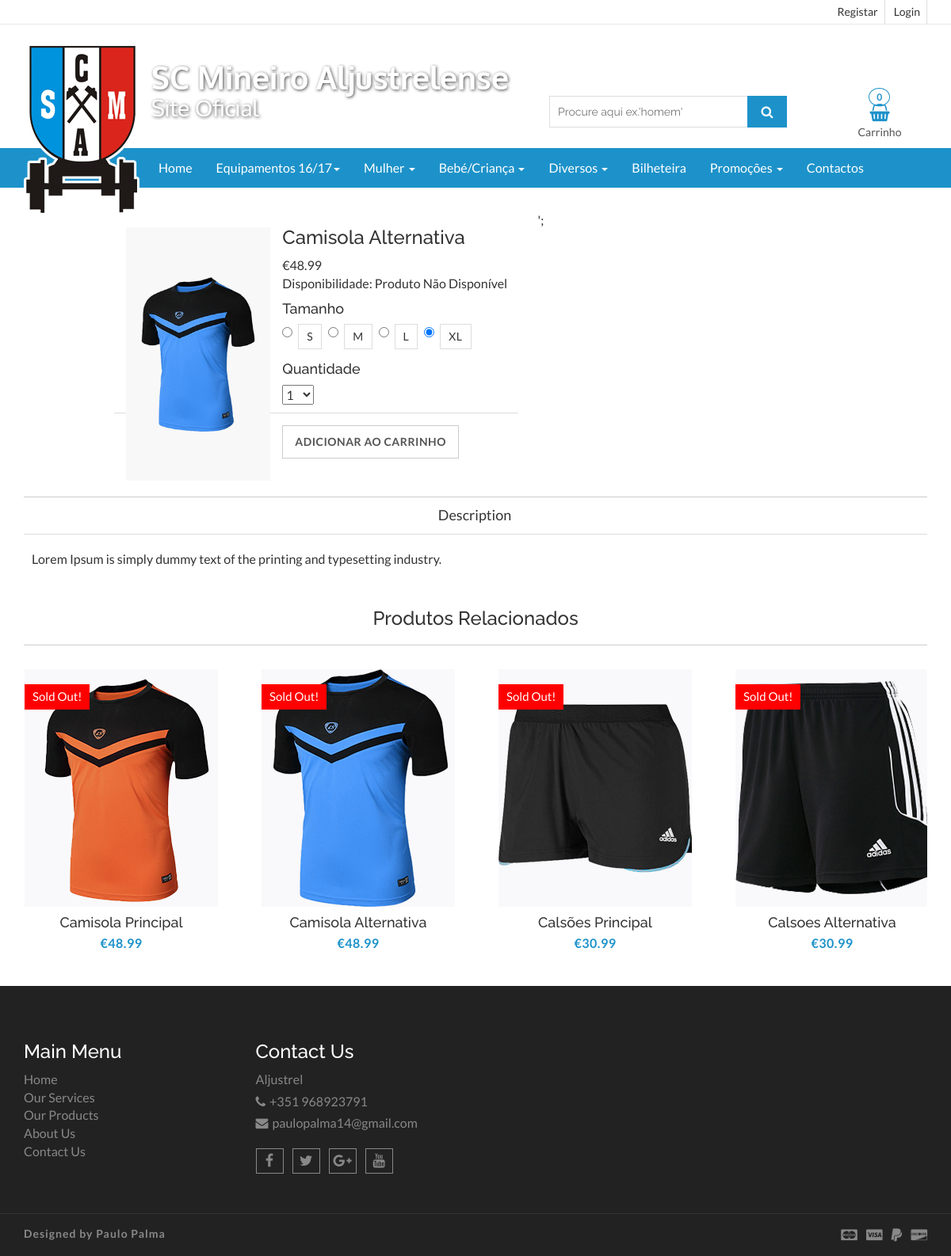
The page /product-detail.php?item=2 on the database its author committed.
### tables this page shows
CREATE TABLE `produto` (
  `id` int(11) NOT NULL,
  `nome` varchar(50) DEFAULT NULL,
  `marca` varchar(50) DEFAULT NULL,
  `preco` double DEFAULT NULL,
  `id_categoria` int(11) DEFAULT NULL,
  `id_tipo_produto` int(11) DEFAULT NULL,
  `quantidade` int(11) DEFAULT NULL,
  `imagem` varchar(100) DEFAULT NULL,
  `descricao` varchar(100) DEFAULT NULL
);

### Controllers/loadControl.php (called while the page is built, shortened)
<?php
require_once 'View/cartView.php';
require_once 'View/homeView.php';
require_once "View/productDetailView.php";
require_once "Model/Produto.php";
class loadControl
{
    var $accountView, $cartView, $checkoutView, $contactView, $homeView, $productDetailView, $productView;
    var $carrCompras, $categoria, $pagamento, $produto, $tipoProd, $user, $venda;
    public function __construct()
    {
        $this->productDetailView = new productDetailView();
        $this->produto = new produto();
    }
    function productDLoad($id)
    {
        $product = $this->produto->getProduct($id);
        $this->productDetailView->showDImage($product[0]["imagem"] . "");
        $this->productDetailView->showDTitlePrice($product[0]["nome"], $product[0]["preco"], $product[0]["quantidade"]);
        $this->productDetailView->showSizes($product[0]["id_categoria"]);
        $this->productDetailView->showQuanty();
        $this->productDetailView->showDDescription($product[0]["descricao"]);
        $this->productDetailView->showDRelated($this->produto->getProductByCat($product[0]["id_categoria"]));
    }
}

### Model/Produto.php (called while the page is built, shortened)
<?php
class Produto
{
    var $conn ;
    function __construct() {
        $this->conn = new DB();
    }
    function getProductByCat($cat){
        $conn = $this->conn->conn();
        $result = array();
        $i = 0;
        $query = 'SELECT * FROM produto WHERE produto.id_categoria = '.$cat;
        $sql = mysqli_query($conn, $query) or trigger_error($conn->error);
        while ($row = mysqli_fetch_array($sql)) {
            $result[$i]['id'] = $row['id'];
            $result[$i]['nome'] = $row['nome'];
            $result[$i]['marca'] = $row['marca'];
            $result[$i]['preco'] = $row['preco'];
            $result[$i]['quantidade'] = $row['quantidade'];
            $result[$i]['imagem'] = $row['imagem'];
            $result[$i]['descricao'] = $row['descricao'];
            $result[$i]['id_categoria'] = $row['id_categoria'];
            $i++;
        }
        return $result;
    }
    function getProduct($id){
        $conn = $this->conn->conn();
        $result = array();
        $i = 0;
        $query = 'SELECT * FROM produto WHERE produto.id = '.$id;
        $sql = mysqli_query($conn, $query) or trigger_error($conn->error);
        while ($row = mysqli_fetch_array($sql)) {
            $result[$i]['id'] = $row['id'];
            $result[$i]['nome'] = $row['nome'];
            $result[$i]['marca'] = $row['marca'];
            $result[$i]['preco'] = $row['preco'];
            $result[$i]['quantidade'] = $row['quantidade'];
            $result[$i]['imagem'] = $row['imagem'];
            $result[$i]['descricao'] = $row['descricao'];
            $result[$i]['id_categoria'] = $row['id_categoria'];
            $i++;
        }
        return $result;
    }
}

### View/productDetailView.php (the view, shortened to what this page needs)
<?php
class productDetailView
{
    public function showDImage($result)
    {
        echo '<div class="col-md-12"><div class="aa-product-details-area">';
        echo ' <div class="aa-product-details-content">';
        echo '<div class="row">';
        echo '<div class="col-md-7 col-sm-7 col-xs-12">';
        echo '<div class="aa-product-view-content">';
        echo '<div class="col-md-5 col-sm-5 col-xs-12">';
        echo '<div class="aa-product-view-slider">';
        echo '<div id="demo-1" class="simpleLens-gallery-container">';
        echo '<div class="simpleLens-container">';
        echo '<div class="simpleLens-big-image-container">';
        echo '<img src="View/img/products/' . $result . '" class="simpleLens-big-image"></a></div>';
        echo '</div></div></div></div>';
    }
    public function showDTitlePrice($title, $price, $quantidade)
    {
        echo '<h3>' . $title . '</h3>';
        echo '<div class="aa-price-block">';
        echo '<span class="aa-product-view-price">€' . $price . '</span>';
        if (intval($quantidade) == 0) {
            echo '<p class="aa-product-avilability">Disponibilidade: <span>Produto Não Disponível</span></p>';
        } else {
            echo '<p class="aa-product-avilability">Disponibilidade: <span>Em stock</span></p>';
        }
        echo '</div>';
    }
    public function showQuanty()
    {
        echo ' <div class="aa-prod-quantity">';
        echo '<h4>Quantidade</h4>';
        echo '<form action="">';
        echo '<select id="" name="">';
        echo '<option selected="1" value="0">1</option><option value="1">2</option><option value="2">3</option>';
        echo '<option value="3">4</option><option value="4">5</option><option value="5">6</option></select></form></div>';
        echo '<div class="aa-prod-view-bottom"><a class="aa-add-to-cart-btn" href="#">Adicionar ao Carrinho</a></div></div></div>\';';
    }
    public function showDDescription($result)
    {
        echo '</div></div>';
        echo '<div class="aa-product-details-bottom">';
        echo '<ul class="nav nav-tabs" id="myTab2">';
        echo '<li><a href="#description" data-toggle="tab">Description</a></li></ul>';
        echo '<div class="tab-content"><div class="tab-pane fade in active" id="description">';
        echo '<p>' . $result . '</p>';
        echo '</div></div></div>';
    }
    public function showSizes($result)
    {
        if (intval($result) == 1) {
            echo '<h4>Tamanho</h4>';
            echo '<div class="radio aa-prod-view-size ">';
            echo '<label><input type="radio" name="name" id="inputID" value="" checked=""><a href="#">S</a></label>';
            echo '<label><input type="radio" name="name" id="inputID" value="" checked=""><a href="#">M</a></label>';
            echo '<label><input type="radio" name="name" id="inputID" value="" checked=""><a href="#">L</a></label>';
            echo '<label><input type="radio" name="name" id="inputID" value="" checked=""><a href="#">XL</a></label>';
            echo '</div>';
        }
    }
    public function showDRelated($result)
    {
        echo '<div class="aa-product-related-item">';
        echo '<h3>Produtos Relacionados</h3>';
        echo '<ul class="aa-product-catg aa-related-item-slider">';
        for ($i = 0; $i < count($result); $i++) {
            echo '<li>';
            echo '<figure>';
            echo '<a class="aa-product-img" href="product-detail.php?item='.$result[$i]["id"].'"><img src="View/img/products/' . $result[$i]["imagem"] . '" id="' . $result[$i]["id"] . '"></a>';
            echo '<figcaption>';
            echo '<h4 class="aa-product-title"><a href="#">' . $result[$i]["nome"] . '</a></h4>';
            echo '<span class="aa-product-price">€' . $result[$i]["preco"] . '</span>';
            echo '</figcaption>';
            echo '</figure>';
            if (intval($result[$i]['quantidade']) == 0) {
                echo '<span class="aa-badge aa-sold-out" href="#">Sold Out!</span>';
            }
            echo '</li>';
        }
        echo '</ul></div></div></div>';
    }
}

### View/css/theme-color/default-theme.css (style rules this page uses)
.aa-product-catg li .aa-product-price { color: #1d92ca; }

### rows shown on the page
produto: imagem (picture), nome "Camisola Alternativa", preco "48.99", descricao "Lorem Ipsum is simply dummy text of the printing and typesetting industry.", quantidade "Sold Out!"
produto: imagem (picture), nome "Camisola Principal", preco "48.99", quantidade "Sold Out!"
produto: imagem (picture), nome "Calsões Principal", preco "30.99", quantidade "Sold Out!"
produto: imagem (picture), nome "Calsoes Alternativa", preco "30.99", quantidade "Sold Out!"

### other values the page prints
$size "0"
